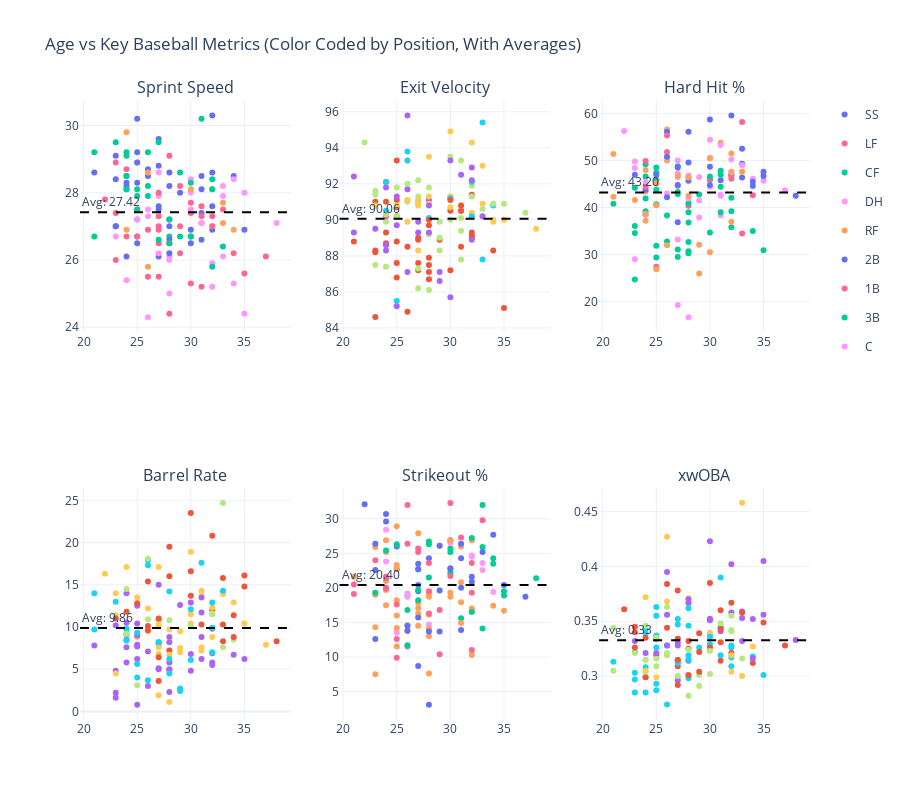

Notebook cell for this chart:
### Code cell
from plotly.subplots import make_subplots
import plotly.graph_objects as go

metrics = [
    ("sprint_speed", "Sprint Speed"),
    ("exit_velocity_avg", "Exit Velocity"),
    ("hard_hit_percent", "Hard Hit %"),
    ("barrel_batted_rate", "Barrel Rate"),
    ("k_percent", "Strikeout %"),
    ("xwoba", "xwOBA")
]

positions = df25["position"].dropna().unique()

fig = make_subplots(rows=2, cols=3, subplot_titles=[m[1] for m in metrics])

# add scatter traces by position
for pos in positions:
    subset = df25[df25["position"] == pos]

    for i, (col, title) in enumerate(metrics):
        fig.add_trace(
            go.Scatter(
                x=subset["player_age"],
                y=subset[col],
                mode="markers",
                name=pos,
                legendgroup=pos,
                showlegend=(i == 0),
                text=subset["last_name, first_name"],
                hovertemplate=
                "<b>%{text}</b><br>" +
                "Age: %{x}<br>" +
                f"{title}: %{{y}}<br>" +
                f"Position: {pos}<extra></extra>"
            ),
            row=i//3 + 1, col=i%3 + 1
        )

# add average lines
for i, (col, title) in enumerate(metrics):
    row = i // 3 + 1
    col_idx = i % 3 + 1
    avg_value = df25[col].mean()

    fig.add_hline(
        y=avg_value,
        row=row,
        col=col_idx,
        line_dash="dash",
        line_width=2,
        line_color="black",
        annotation_text=f"Avg: {avg_value:.2f}",
        annotation_position="top left"
    )

fig.update_layout(
    title="Age vs Key Baseball Metrics (Color Coded by Position, With Averages)",
    height=800,
    template="plotly_white"
)

fig.show()
